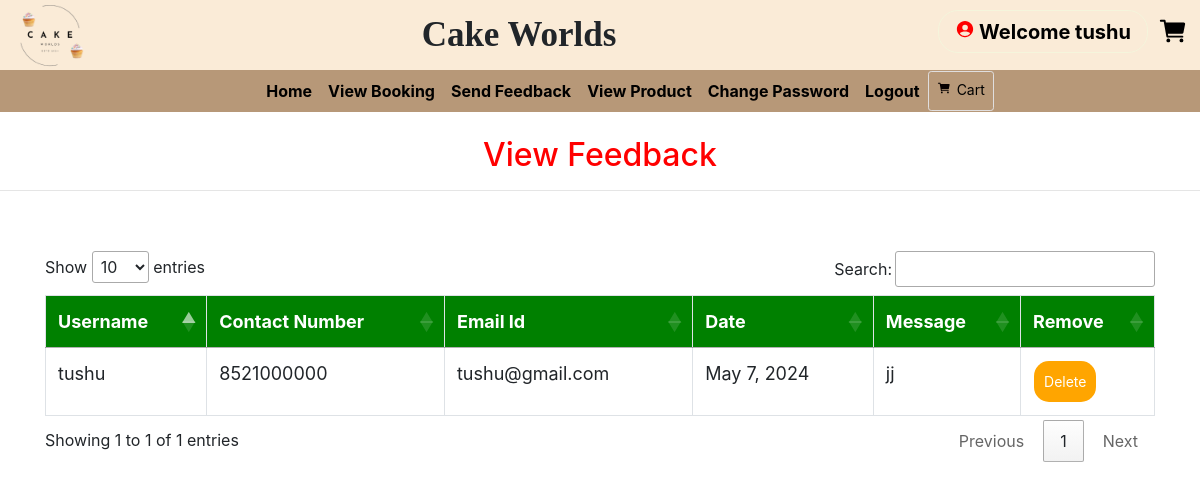
/view_feedback (signed in), run on the app's committed database.
### grocery/models.py (models this page shows, shortened)
class Send_Feedback(models.Model):
    profile = models.ForeignKey(Profile, on_delete=models.CASCADE, null=True)
    message1 = models.TextField(null=True)
    date = models.CharField(max_length=30, null=True)

class Profile(models.Model):
    user = models.ForeignKey(User, on_delete=models.CASCADE, null=True)
    dob = models.DateField(null=True)
    city = models.CharField(max_length=30, null=True)
    address = models.CharField(max_length=50, null=True)
    contact = models.CharField(max_length=10, null=True)
    image = models.FileField(null=True)

### grocery/views.py (the view)
# urls.py: path('view_feedback', View_feedback, name='view_feedback'),
def View_feedback(request):
    if not request.user.is_authenticated:
        return redirect('login_admin')
    feed = Send_Feedback.objects.all()
    d = {'feed': feed}
    return render(request, 'view_feedback.html', d)

### grocery/templates/view_feedback.html (shortened to what this page needs)
{% extends 'navigation.html' %}
{% block body %}
<center><h2 style="color:red;margin-top:2%">View Feedback</h2></center><hr>
<div class="container" style="margin-top:5%">
<table class="table table-bordered" id="myTable" >
  <thead>
  <tr>
    <th>Username</th>
    <th>Contact Number</th>
      <th> Email Id</th>
    <th>Date</th>
      <th>Message</th>
    <th>Remove</th>
  </tr>
  </thead>
   <tbody>
    {% for i in feed %}
  <tr>
    <td>{{i.profile.user.username}}</td>
    <td>{{i.profile.contact}}</td>
      <td>{{i.profile.user.email}}</td>
      <td>{{i.date}}</td>
      <td>{{i.message1}}</td>
      <td><a href="{% url 'delete_feedback' i.id %}" onclick="return confirm('Are you sure?')"><button class="button button1">Delete</button></a></td>
  </tr>
    {% endfor %}
    </tbody>
</table>
</div>
{% endblock %}

### grocery/templates/navigation.html (shortened to what this page needs)
<!DOCTYPE html>
<html lang="en">
<head>
    {% load static %}
     <link rel="stylesheet" href="https://maxcdn.bootstrapcdn.com/bootstrap/4.0.0/css/bootstrap.min.css">
     <link rel = stylesheet href = "//cdn.datatables.net/1.10.19/css/jquery.dataTables.min.css">
     <link href='//netdna.bootstrapcdn.com/font-awesome/4.3.0/css/font-awesome.min.css' rel='stylesheet'/>
     <link rel='stylesheet' href='https://cdnjs.cloudflare.com/ajax/libs/twitter-bootstrap/4.1.3/css/bootstrap.min.css'>
<link rel='stylesheet' href='https://cdnjs.cloudflare.com/ajax/libs/ionicons/2.0.1/css/ionicons.min.css'>
<link rel="stylesheet" href="https://use.fontawesome.com/releases/v5.6.3/css/all.css">
<link rel="stylesheet" href="https://cdnjs.cloudflare.com/ajax/libs/font-awesome/4.7.0/css/font-awesome.min.css">
</head>
<body style="background-color:white">
  <div class="ImgConatin">
    <div class="logo"><img  src="{% static 'images/CakeLogo.png' %} " height="100px" /></div>
    <div class="font">Cake Worlds</div>
    <div class="innerIcon">
      <a href="{% url 'profile' %}"><h5 class="nav-link profile" style="color:rgb(0, 0, 0)"><ion-icon style="margin-right:4px;color:#FF0000" name="person-circle-sharp"></ion-icon>Welcome {{request.user.username}}</h5></a>
         <a href="" class=" cart">
          <ion-icon name="cart"></ion-icon>
        </a>
    </div>
  </div>
<nav class="navbar navbar-expand-sm">
  <a class="navbar-brand pl-5 " href="#" style="color:white ; font-weight : bold"></a>
<div class="collapse navbar-collapse" id="collapsibleNavbar">
  <ul class="navbar-nav pl-5 text-center">
    {% if request.user.username %}
    {% if not request.user.is_staff %}
    <li class="nav-item">
      <a class="nav-link" href="{% url 'home' %}" style="color:white">Home</a>
    </li>
    <li class="nav-item">
      <a class="nav-link" href="{% url 'view_booking' %}" style="color:white">View Booking</a>
    </li>
    <li class="nav-item">
      <a class="nav-link" href="{% url 'send_feedback' request.user.id %}" style="color:white">Send Feedback</a>
    </li>
    <li class="nav-item">
      <a class="nav-link" href="{% url 'view_product' 0 %}" style="color:white">View Product</a>
    </li>
    <li class="nav-item">
      <a class="nav-link" href="{% url 'change_password' %}" style="color:white">Change Password</a>
    </li>
    {% endif %}
    {% endif %}
    {% if request.user.is_authenticated %}
    <a class="nav-link" href="{% url 'logout' %}" style="color:white">Logout</a>
    {% endif %}
    {% if not request.user.is_staff %}
    {% if request.user.username %}
    <a href="{% url 'cart' %}" style="border: 0.5px solid rgb(224, 222, 222) " class="btn btn-default btn-sm text-dark text-capitalize ">
        <ion-icon style="color:rgb(6, 0, 0);margin-top:5px" name="cart"></ion-icon><span style="margin-left:6px;margin-top:6px;color:rgb(0, 0, 0)">Cart</span></a></center>
{% endif %}
    {% endif %}
    </ul>
</div>
</nav>
{% block body %}{% endblock %}
</body>
</html>

### grocery/templates/navigation.html (style rules this page uses)
* { box-sizing: border-box; }
#myTable { border-collapse: collapse; width: 100%; border: 1px solid #ddd; font-size: 18px; }
#myTable th { text-align: left; padding: 12px; background-color: green; color: white; }
#myTable td { text-align: left; padding: 12px; background-color: white; }
#myTable tr { border-bottom: 1px solid #ddd; }
.button { background-color: orange; border: none; color: white; padding: 10px; text-align: center; text-decoration: none; display: inline-block; font-size: 14px; margin: 1px 1px; cursor: pointer; }
.button1 { border-radius: 15px; }
.nav-link { font-weight:bold; }
.navbar-brand { text-shadow: 1px 1px lightblue; }
.ImgConatin { padding-right: 12px; background-color: antiquewhite; width: 100%; height: 70px; display: flex; justify-content:space-between; align-items: center; }
.innerIcon { position: relative; display: inline; font-size: 30px; display: flex; justify-content: space-evenly; gap: 10px; align-items: center; }
.font { display: inline; font-size: 35px; font-family: cursive; font-weight: bolder; }
h5 { display: inline; color: black; }
.cart { display: inline; font-size: 30px; color: black; }
nav { background-color: rgb(183, 152, 120); display: flex; justify-content: start; align-items: center; border-radius: 0px; height: 42px; }
#collapsibleNavbar { margin-left: -60px; border-radius: 10px; display: flex; justify-content: space-evenly; align-items: center; }
#collapsibleNavbar .nav-link { color: black !important; }
.profile { border: 1px solid beige; border-radius: 20px; }

### data on the page
Send_Feedback: profile.user.username "tushu", profile.contact "8521000000", profile.user.email "tushu@gmail.com", date "May 7, 2024", message1 "jj"

### other printed values
{{ request.user.username }} "tushu"
